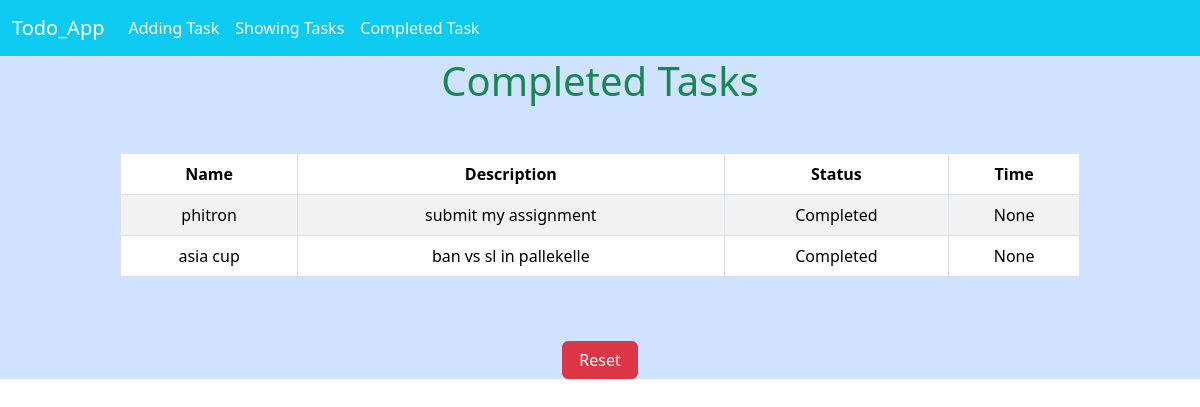
/completed_tasks/, run on the app's committed database.
### TODO_App/models.py (models this page shows)
class TaskModel(models.Model):
    taskTitle = models.CharField(max_length=50)
    taskDescription = models.CharField(max_length=50)
    is_completed = models.BooleanField(default=False)

### TODO_App/views.py (the view)
# urls.py: path('completed_tasks/', views.completed_tasks, name='completed_tasks'),
def completed_tasks(request):
    time = request.GET.get('time')
    tasks = TaskModel.objects.filter(is_completed=True)
    return render(request, 'completed_tasks.html', {'tasks': tasks, 'time': time})

### TODO_App/templates/completed_tasks.html (shortened to what this page needs)
{% extends 'base.html' %}
{% load crispy_forms_tags %}
{% block content %}
<div style="text-align: center;" class=' text-success bg-primary-subtle'>
    <h1>Completed Tasks</h1>
<div>
    {% if tasks %}
    <div style="width:80%; margin:auto;" class="mt-5">
        <table class="table table-striped table-bordered table-hover">
            <thead class="thead-light">
              <tr style="text-align:center;">
                <th scope="col">Name</th>
                <th scope="col">Description</th>
                <th scope="col">Status</th>
                <th scope="col">Time</th>
              </tr>
            </thead>
            <tbody style="text-align:center;">
              {% for task in tasks %}
              <tr>
                <td scope="row"> {{task.taskTitle}} </th>
                <td scope="row"> {{task.taskDescription}} </th>
                {% if task.is_completed %}
                <td scope="row"> Completed </th>
                {% else %}
                <td scope="row"> Not completed</th>
                {% endif %}
                <td scope="row"> {{time}} </td>
              </tr>
              {% endfor %}
              </tbody>
          </table>
    </div>
    <a href=" {% url 'reset' %} "> <button class="btn btn-danger text-white mt-5 px-3">Reset</button> </a>
{% endif %}
{% endblock content %}

### data on the page
TaskModel: taskTitle "phitron", taskDescription "submit my assignment", is_completed "Completed", time "None"
TaskModel: taskTitle "asia cup", taskDescription "ban vs sl in pallekelle", is_completed "Completed", time "None"
